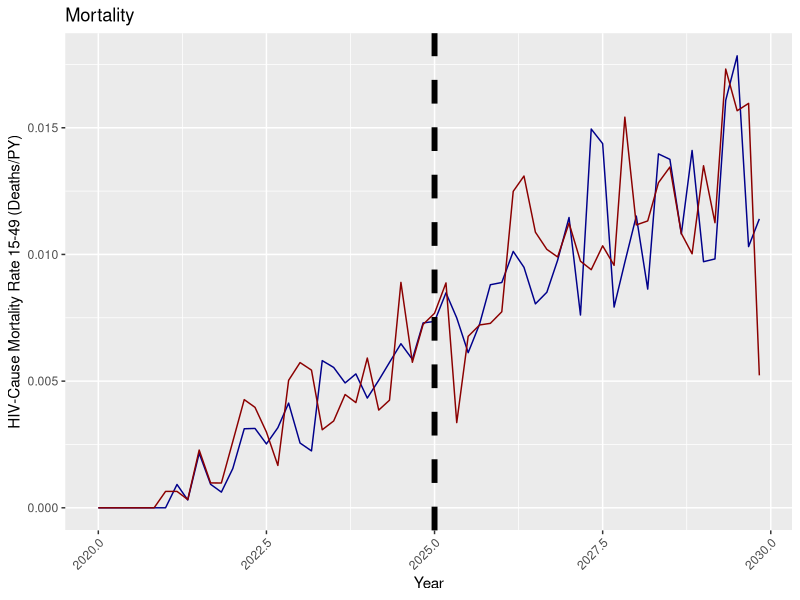
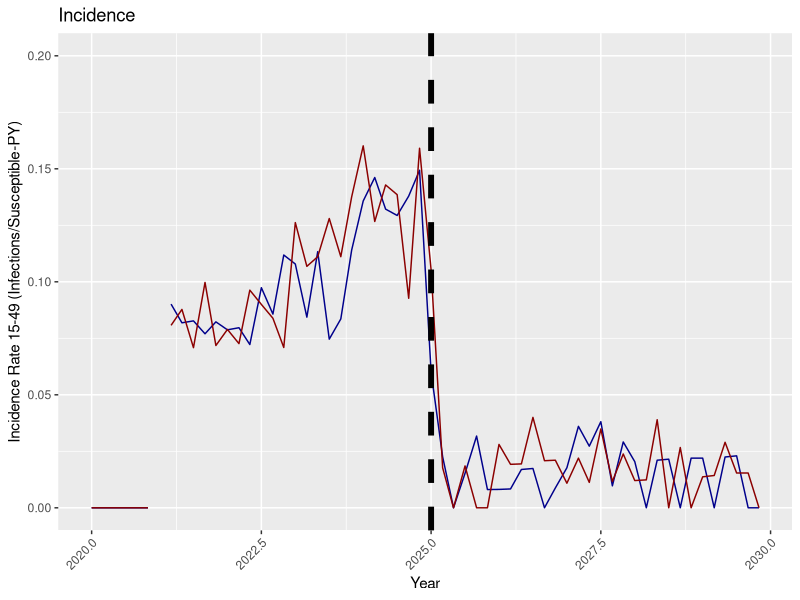
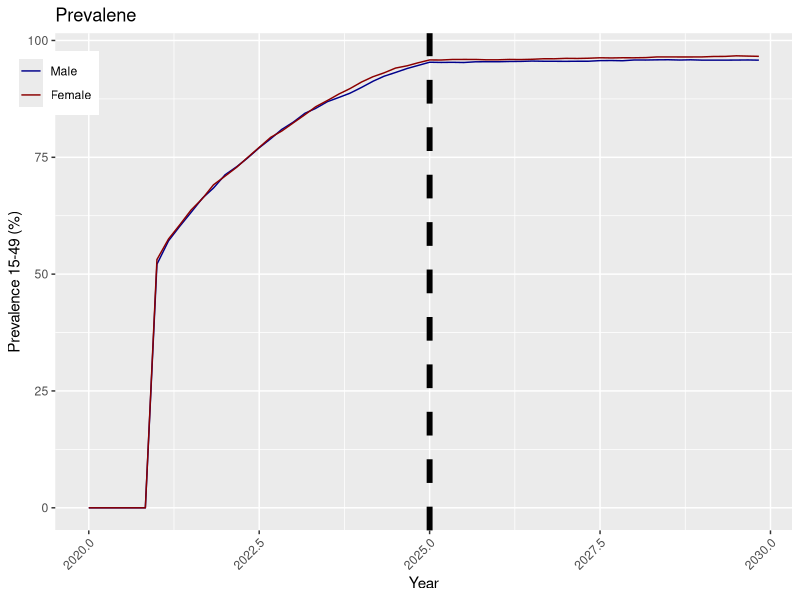

These figures' R source, in order:
# SUMMARY: Plot HIV prevalence, incidence rate, and mortality rate for ages 15-49 by gender
# INPUT: output/ReportHIVByAgeAndGender.csv
# OUTPUT: figs/HIV_Summary.png

rm( list=ls( all=TRUE ) )
graphics.off()

library(reshape)
library(ggplot2)
library(gridExtra)

ART_YEAR = 2025

rel_names <- c('Transitory', 'Informal', 'Marital')
fig_dir = 'figs'
if( !file.exists(fig_dir) ) {
    dir.create(fig_dir)
}

dat = read.csv(file.path("output", "ReportHIVByAgeAndGender.csv"))

prevalent.m = melt(dat, 
    id=c("Year", "Gender", "Age"),
    measure=c("Population", "Infected", "On_ART"))

incident.m = melt(dat, 
    id=c("Year", "Gender", "Age"),
    measure=c("Died", "Died_from_HIV", "Newly.Infected"))

Years = unique(prevalent.m$Year)
nYears = 2*floor(length(Years)/2)   # Make it even
midYears = Years[seq(0,nYears-1) %% 2 == 0]   # First is mid-year

# midYear function for stitching half years together
midYear = function(year) {
    if( any(midYears == year) ) {
        return(year)
    }

    idx = which(year == Years)
    stopifnot(idx > 0)
    return( Years[[idx-1]] )
}

prevalent.m = prevalent.m[prevalent.m$Year %in% midYears,]
prevalent.c = cast(prevalent.m, Year + Gender~ variable, sum, subset=(Age>=15 & Age<50))

incident.m$Year = sapply(incident.m$Year, midYear)
incident.c = cast(incident.m, Year + Gender ~ variable, sum, subset=(Age>=15 & Age<50))

both.c = merge(prevalent.c, incident.c, by=c("Year", "Gender"))
both.c$Prevalence = 100 * both.c$Infected / both.c$Population
both.c$IncidenceRate = both.c$Newly.Infected / (both.c$Population - both.c$Infected)
both.c$HIVCauseMortalityRate = both.c$Died_from_HIV / both.c$Population
both.c$ARTCoverage = 100 * both.c$On_ART / both.c$Infected
both.c$Gender = factor(both.c$Gender, labels=c("Male", "Female"))

p.prevalence = ggplot(both.c, aes(x=Year, y=Prevalence, colour=Gender)) +
    geom_line() +
    geom_vline(xintercept=ART_YEAR, colour="black", linetype="dashed", linewidth=2) + # ART in ART_YEAR
    scale_color_manual(values=c("darkblue", "darkred")) +
    theme(axis.text.x = element_text(angle = 45, hjust = 1)) +
    theme(legend.position=c(0.0,0.9)) +
    theme(legend.title=element_blank()) +
    xlab( "Year" ) +
    ylab( "Prevalence 15-49 (%)" ) +
    ggtitle( "Prevalene" )

p.incidence = ggplot(both.c, aes(x=Year, y=IncidenceRate, colour=Gender)) +
    geom_line() +
    geom_vline(xintercept=ART_YEAR, colour="black", linetype="dashed", linewidth=2) + # ART in ART_YEAR
    scale_color_manual(values=c("darkblue", "darkred")) +
    scale_y_continuous(limits=c(0,0.20)) +
    theme(axis.text.x = element_text(angle = 45, hjust = 1)) +
    theme(legend.position="none") +
    theme(legend.title=element_blank()) +
    xlab( "Year" ) +
    ylab( "Incidence Rate 15-49 (Infections/Susceptible-PY)" ) +
    ggtitle( "Incidence" )

p.deaths = ggplot(both.c, aes(x=Year, y=HIVCauseMortalityRate, colour=Gender)) +
    geom_line() +
    geom_vline(xintercept=ART_YEAR, colour="black", linetype="dashed", linewidth=2) + # ART in ART_YEAR
    scale_color_manual(values=c("darkblue", "darkred")) +
    theme(axis.text.x = element_text(angle = 45, hjust = 1)) +
    theme(legend.position="none") +
    theme(legend.title=element_blank()) +
    xlab( "Year" ) +
    ylab( "HIV-Cause Mortality Rate 15-49 (Deaths/PY)" ) +
    ggtitle( "Mortality" )

p = arrangeGrob(p.prevalence, p.incidence, p.deaths, ncol=3)

png( file.path(fig_dir,"HIV_Summary.png"), width=600, height=400)
print( p )
dev.off()

print(p)
